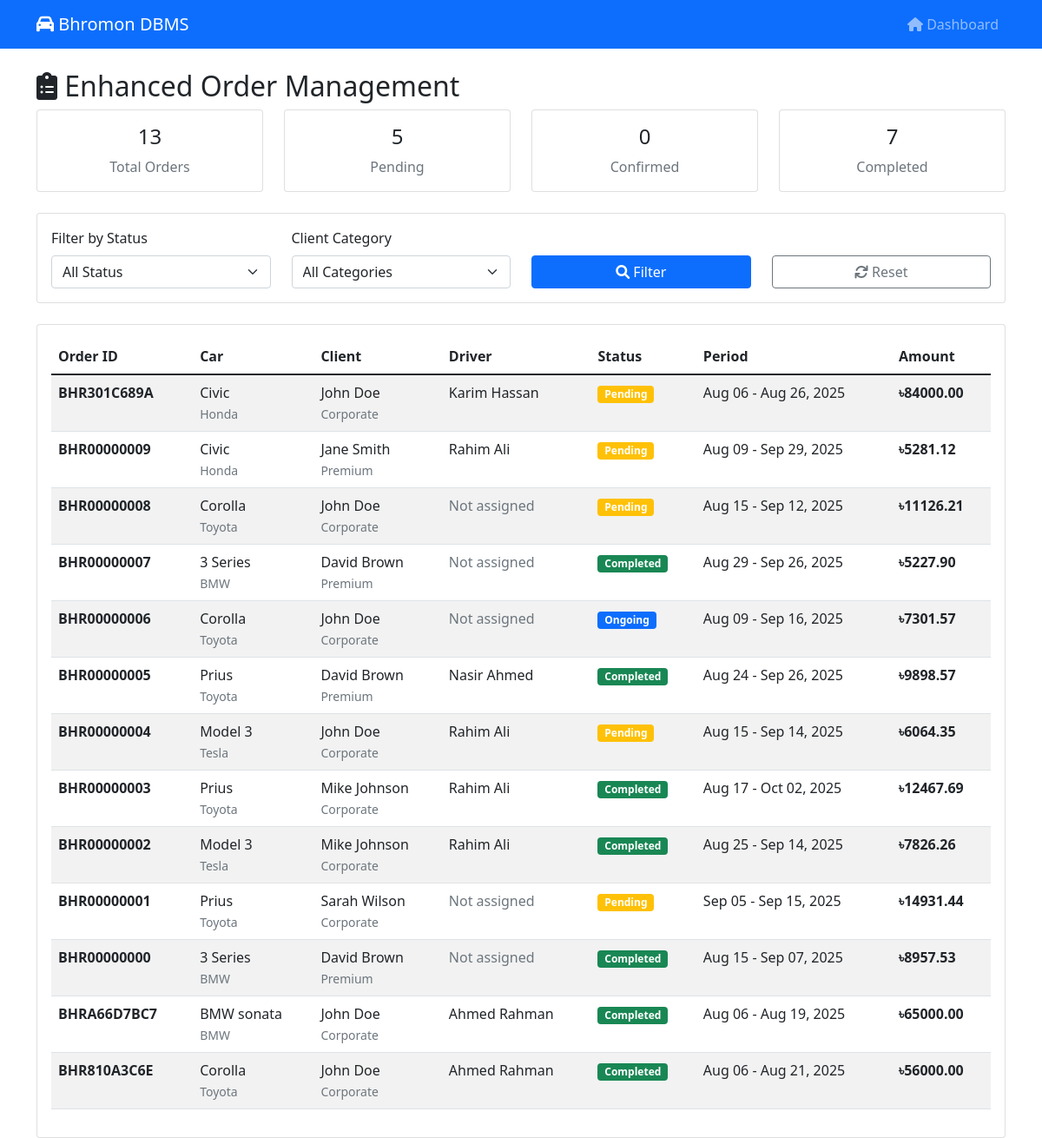
/enhanced-orders/, run on the app's committed database.
### system/models.py (models this page shows, shortened)
class Order(models.Model):
    ORDER_STATUS_CHOICES = [
        ('pending', 'Pending'),
        ('confirmed', 'Confirmed'),
        ('ongoing', 'Ongoing'),
        ('completed', 'Completed'),
        ('cancelled', 'Cancelled'),
    ]
    order_id = models.CharField(max_length=20, unique=True)
    car = models.ForeignKey(Car, on_delete=models.CASCADE)
    client = models.ForeignKey(Client, on_delete=models.CASCADE, related_name='orders')
    driver = models.ForeignKey(Driver, on_delete=models.SET_NULL, null=True, blank=True)
    start_date = models.DateTimeField()
    end_date = models.DateTimeField()
    pickup_location = models.ForeignKey(Location, on_delete=models.SET_NULL, null=True, related_name='pickup_orders')
    dropoff_location = models.ForeignKey(Location, on_delete=models.SET_NULL, null=True, related_name='dropoff_orders')
    total_amount = models.DecimalField(max_digits=10, decimal_places=2, default=0.00)
    status = models.CharField(max_length=20, choices=ORDER_STATUS_CHOICES, default='pending')
    created_at = models.DateTimeField(auto_now_add=True)
    updated_at = models.DateTimeField(auto_now=True)
    special_requirements = models.TextField(null=True, blank=True)
    class Meta:
        indexes = [
            models.Index(fields=['status', 'created_at']),
            models.Index(fields=['client', 'status']),
            models.Index(fields=['order_id']),
        ]

class Car(models.Model):
    CAR_STATUS_CHOICES = [
        ('available', 'Available'),
        ('rented', 'Rented'),
        ('maintenance', 'Under Maintenance'),
        ('inactive', 'Inactive'),
    ]
    TRANSMISSION_CHOICES = [
        ('manual', 'Manual'),
        ('automatic', 'Automatic'),
    ]
    FUEL_CHOICES = [
        ('petrol', 'Petrol'),
        ('diesel', 'Diesel'),
        ('electric', 'Electric'),
        ('hybrid', 'Hybrid'),
    ]
    image = models.ImageField(upload_to=uploaded_location, null=True, blank=True, width_field="width_field", height_field="height_field")
    height_field = models.IntegerField(default=0)
    width_field = models.IntegerField(default=0)
    car_name = models.CharField(max_length=100)
    company_name = models.CharField(max_length=100)
    model_year = models.IntegerField(null=True, blank=True)
    num_of_seats = models.IntegerField()
    cost_par_day = models.DecimalField(max_digits=10, decimal_places=2)
    content = models.TextField()
    like = models.IntegerField(default=0)
    status = models.CharField(max_length=20, choices=CAR_STATUS_CHOICES, default='available')
    transmission = models.CharField(max_length=20, choices=TRANSMISSION_CHOICES, default='manual')
    fuel_type = models.CharField(max_length=20, choices=FUEL_CHOICES, default='petrol')
    mileage = models.DecimalField(max_digits=5, decimal_places=2, null=True, blank=True)
    location = models.ForeignKey(Location, on_delete=models.SET_NULL, null=True, blank=True)
    license_plate = models.CharField(max_length=20, unique=True, null=True, blank=True)
    created_at = models.DateTimeField(auto_now_add=True, null=True, blank=True)
    updated_at = models.DateTimeField(auto_now=True)
    class Meta:
        indexes = [
            models.Index(fields=['status', 'location']),
            models.Index(fields=['cost_par_day']),
            models.Index(fields=['company_name']),
        ]

class Client(models.Model):
    CLIENT_CATEGORIES = [
        ('regular', 'Regular'),
        ('premium', 'Premium'),
        ('corporate', 'Corporate'),
        ('vip', 'VIP'),
    ]
    user = models.OneToOneField(User, on_delete=models.CASCADE, null=True, blank=True)
    first_name = models.CharField(max_length=50)
    last_name = models.CharField(max_length=50)
    email = models.EmailField(unique=True)
    phone_number = models.CharField(max_length=15)
    address = models.TextField()
    date_of_birth = models.DateField(null=True, blank=True)
    license_number = models.CharField(max_length=50, unique=True)
    created_on = models.DateTimeField(auto_now_add=True)
    category = models.CharField(max_length=20, choices=CLIENT_CATEGORIES, default='regular')
    location = models.ForeignKey(Location, on_delete=models.SET_NULL, null=True, blank=True)
    is_verified = models.BooleanField(default=False)
    credit_score = models.IntegerField(default=700)
    total_bookings = models.IntegerField(default=0)
    class Meta:
        indexes = [
            models.Index(fields=['category']),
            models.Index(fields=['location']),
            models.Index(fields=['email']),
        ]

class Driver(models.Model):
    DRIVER_STATUS_CHOICES = [
        ('active', 'Active'),
        ('inactive', 'Inactive'),
        ('on_trip', 'On Trip'),
        ('suspended', 'Suspended'),
    ]
    user = models.OneToOneField(User, on_delete=models.CASCADE, null=True, blank=True)
    name = models.CharField(max_length=100)
    license_no = models.CharField(max_length=100, unique=True)
    contact_number = models.CharField(max_length=15)
    address = models.TextField()
    salary = models.DecimalField(max_digits=10, decimal_places=2)
    hired_date = models.DateField(auto_now_add=True)
    location = models.ForeignKey(Location, on_delete=models.SET_NULL, null=True, blank=True)
    status = models.CharField(max_length=20, choices=DRIVER_STATUS_CHOICES, default='active')
    experience_years = models.IntegerField(default=0)
    rating = models.DecimalField(max_digits=3, decimal_places=2, default=5.00)
    total_trips = models.IntegerField(default=0)
    class Meta:
        indexes = [
            models.Index(fields=['status', 'location']),
            models.Index(fields=['salary']),
        ]

### system/views.py (the view)
# urls.py: path('enhanced-orders/', views.enhanced_order_list, name='enhanced_order_list'),
def enhanced_order_list(request):
    orders = Order.objects.all().select_related('car', 'client', 'driver', 'pickup_location', 'dropoff_location').order_by('-created_at')
    status = request.GET.get('status')
    if status:
        orders = orders.filter(status=status)
    client_category = request.GET.get('client_category')
    if client_category:
        orders = orders.filter(client__category=client_category)
    paginator = Paginator(orders, 15)
    page = request.GET.get('page')
    try:
        orders = paginator.page(page)
    except PageNotAnInteger:
        orders = paginator.page(1)
    except EmptyPage:
        orders = paginator.page(paginator.num_pages)
    order_stats = {
        'total': Order.objects.count(),
        'pending': Order.objects.filter(status='pending').count(),
        'confirmed': Order.objects.filter(status='confirmed').count(),
        'ongoing': Order.objects.filter(status='ongoing').count(),
        'completed': Order.objects.filter(status='completed').count(),
    }
    context = {
        'orders': orders,
        'order_stats': order_stats,
        'statuses': Order.ORDER_STATUS_CHOICES,
        'client_categories': Client.CLIENT_CATEGORIES,
        'filters': {
            'status': status,
            'client_category': client_category,
        }
    }
    return render(request, 'enhanced_order_list.html', context)

### templates/enhanced_order_list.html (shortened to what this page needs)
<!DOCTYPE html>
<html lang="en">
<head>
    <link href="https://cdn.jsdelivr.net/npm/bootstrap@5.1.3/dist/css/bootstrap.min.css" rel="stylesheet">
    <link href="https://cdnjs.cloudflare.com/ajax/libs/font-awesome/6.0.0/css/all.min.css" rel="stylesheet">
</head>
<body>
    <nav class="navbar navbar-expand-lg navbar-dark bg-primary">
        <div class="container">
            <a class="navbar-brand" href="{% url 'dashboard' %}">
                <i class="fas fa-car"></i> Bhromon DBMS
            </a>
            <div class="navbar-nav ms-auto">
                <a class="nav-link" href="{% url 'dashboard' %}"><i class="fas fa-home"></i> Dashboard</a>
            </div>
        </div>
    </nav>
    <div class="container mt-4">
        <h2><i class="fas fa-clipboard-list"></i> Enhanced Order Management</h2>
        <div class="row mb-4">
            <div class="col-md-3">
                <div class="card text-center">
                    <div class="card-body">
                        <h4>{{ order_stats.total }}</h4>
                        <p class="text-muted mb-0">Total Orders</p>
                    </div>
                </div>
            </div>
            <div class="col-md-3">
                <div class="card text-center">
                    <div class="card-body">
                        <h4>{{ order_stats.pending }}</h4>
                        <p class="text-muted mb-0">Pending</p>
                    </div>
                </div>
            </div>
            <div class="col-md-3">
                <div class="card text-center">
                    <div class="card-body">
                        <h4>{{ order_stats.confirmed }}</h4>
                        <p class="text-muted mb-0">Confirmed</p>
                    </div>
                </div>
            </div>
            <div class="col-md-3">
                <div class="card text-center">
                    <div class="card-body">
                        <h4>{{ order_stats.completed }}</h4>
                        <p class="text-muted mb-0">Completed</p>
                    </div>
                </div>
            </div>
        </div>
        <div class="card mb-4">
            <div class="card-body">
                <form method="GET" class="row align-items-end">
                    <div class="col-md-3">
                        <label class="form-label">Filter by Status</label>
                        <select name="status" class="form-select">
                            <option value="">All Status</option>
                        </select>
                    </div>
                    <div class="col-md-3">
                        <label class="form-label">Client Category</label>
                        <select name="client_category" class="form-select">
                            <option value="">All Categories</option>
                        </select>
                    </div>
                    <div class="col-md-3">
                        <button type="submit" class="btn btn-primary w-100">
                            <i class="fas fa-search"></i> Filter
                        </button>
                    </div>
                    <div class="col-md-3">
                        <a href="{% url 'enhanced_order_list' %}" class="btn btn-outline-secondary w-100">
                            <i class="fas fa-refresh"></i> Reset
                        </a>
                    </div>
                </form>
            </div>
        </div>
        <div class="card">
            <div class="card-body">
                <table class="table table-striped">
                    <thead>
                        <tr>
                            <th>Order ID</th>
                            <th>Car</th>
                            <th>Client</th>
                            <th>Driver</th>
                            <th>Status</th>
                            <th>Period</th>
                            <th>Amount</th>
                        </tr>
                    </thead>
                    <tbody>
                        {% for order in orders %}
                        <tr>
                            <td><strong>{{ order.order_id }}</strong></td>
                            <td>{{ order.car.car_name }}<br><small class="text-muted">{{ order.car.company_name }}</small></td>
                            <td>{{ order.client.first_name }} {{ order.client.last_name }}<br><small class="text-muted">{{ order.client.category|title }}</small></td>
                            <td>
                                {% if order.driver %}
                                    {{ order.driver.name }}
                                {% else %}
                                    <span class="text-muted">Not assigned</span>
                                {% endif %}
                            </td>
                            <td>
                                {% if order.status == 'pending' %}
                                    <span class="badge bg-warning">{{ order.get_status_display }}</span>
                                {% elif order.status == 'confirmed' %}
                                    <span class="badge bg-info">{{ order.get_status_display }}</span>
                                {% elif order.status == 'ongoing' %}
                                    <span class="badge bg-primary">{{ order.get_status_display }}</span>
                                {% elif order.status == 'completed' %}
                                    <span class="badge bg-success">{{ order.get_status_display }}</span>
                                {% else %}
                                    <span class="badge bg-danger">{{ order.get_status_display }}</span>
                                {% endif %}
                            </td>
                            <td>
                                {{ order.start_date|date:"M d" }} - {{ order.end_date|date:"M d, Y" }}
                            </td>
                            <td><strong>৳{{ order.total_amount }}</strong></td>
                        </tr>
                        {% endfor %}
                    </tbody>
                </table>
            </div>
        </div>
    </div>
</body>
</html>

### data on the page
Order: order_id "BHR301C689A", car.car_name "Civic", car.company_name "Honda", client.first_name "John", client.last_name "Doe", client.category "Corporate", driver.name "Karim Hassan", status "Pending", start_date "Aug 06", end_date "Aug 26, 2025", total_amount "84000.00"
Order: order_id "BHR00000009", car.car_name "Civic", car.company_name "Honda", client.first_name "Jane", client.last_name "Smith", client.category "Premium", driver.name "Rahim Ali", status "Pending", start_date "Aug 09", end_date "Sep 29, 2025", total_amount "5281.12"
Order: order_id "BHR00000008", car.car_name "Corolla", car.company_name "Toyota", client.first_name "John", client.last_name "Doe", client.category "Corporate", shows "Not assigned", status "Pending", start_date "Aug 15", end_date "Sep 12, 2025", total_amount "11126.21"
Order: order_id "BHR00000007", car.car_name "3 Series", car.company_name "BMW", client.first_name "David", client.last_name "Brown", client.category "Premium", shows "Not assigned", status "Completed", start_date "Aug 29", end_date "Sep 26, 2025", total_amount "5227.90"
Order: order_id "BHR00000006", car.car_name "Corolla", car.company_name "Toyota", client.first_name "John", client.last_name "Doe", client.category "Corporate", shows "Not assigned", status "Ongoing", start_date "Aug 09", end_date "Sep 16, 2025", total_amount "7301.57"
Order: order_id "BHR00000005", car.car_name "Prius", car.company_name "Toyota", client.first_name "David", client.last_name "Brown", client.category "Premium", driver.name "Nasir Ahmed", status "Completed", start_date "Aug 24", end_date "Sep 26, 2025", total_amount "9898.57"
Order: order_id "BHR00000004", car.car_name "Model 3", car.company_name "Tesla", client.first_name "John", client.last_name "Doe", client.category "Corporate", driver.name "Rahim Ali", status "Pending", start_date "Aug 15", end_date "Sep 14, 2025", total_amount "6064.35"
Order: order_id "BHR00000003", car.car_name "Prius", car.company_name "Toyota", client.first_name "Mike", client.last_name "Johnson", client.category "Corporate", driver.name "Rahim Ali", status "Completed", start_date "Aug 17", end_date "Oct 02, 2025", total_amount "12467.69"
Order: order_id "BHR00000002", car.car_name "Model 3", car.company_name "Tesla", client.first_name "Mike", client.last_name "Johnson", client.category "Corporate", driver.name "Rahim Ali", status "Completed", start_date "Aug 25", end_date "Sep 14, 2025", total_amount "7826.26"
Order: order_id "BHR00000001", car.car_name "Prius", car.company_name "Toyota", client.first_name "Sarah", client.last_name "Wilson", client.category "Corporate", shows "Not assigned", status "Pending", start_date "Sep 05", end_date "Sep 15, 2025", total_amount "14931.44"
Order: order_id "BHR00000000", car.car_name "3 Series", car.company_name "BMW", client.first_name "David", client.last_name "Brown", client.category "Premium", shows "Not assigned", status "Completed", start_date "Aug 15", end_date "Sep 07, 2025", total_amount "8957.53"
Order: order_id "BHRA66D7BC7", car.car_name "BMW sonata", car.company_name "BMW", client.first_name "John", client.last_name "Doe", client.category "Corporate", driver.name "Ahmed Rahman", status "Completed", start_date "Aug 06", end_date "Aug 19, 2025", total_amount "65000.00"
Order: order_id "BHR810A3C6E", car.car_name "Corolla", car.company_name "Toyota", client.first_name "John", client.last_name "Doe", client.category "Corporate", driver.name "Ahmed Rahman", status "Completed", start_date "Aug 06", end_date "Aug 21, 2025", total_amount "56000.00"

### other printed values
{{ order_stats.total }} "13"
{{ order_stats.pending }} "5"
{{ order_stats.confirmed }} "0"
{{ order_stats.completed }} "7"
